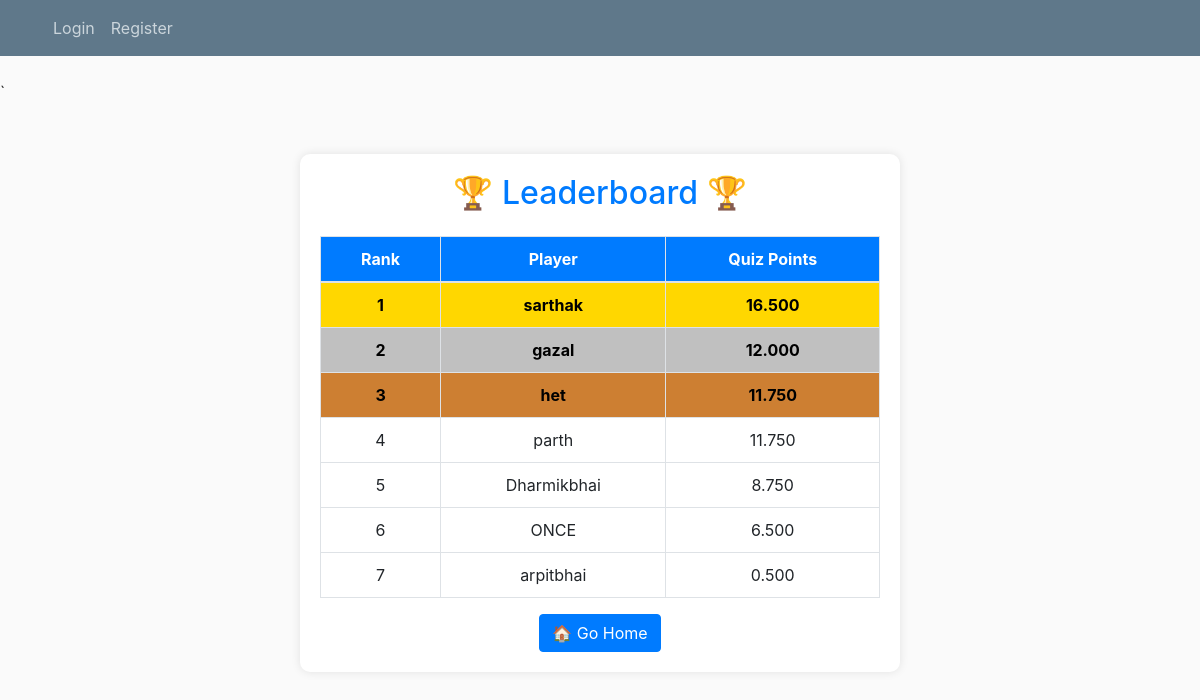
The page /leaderboard/ on the database as committed earlier.
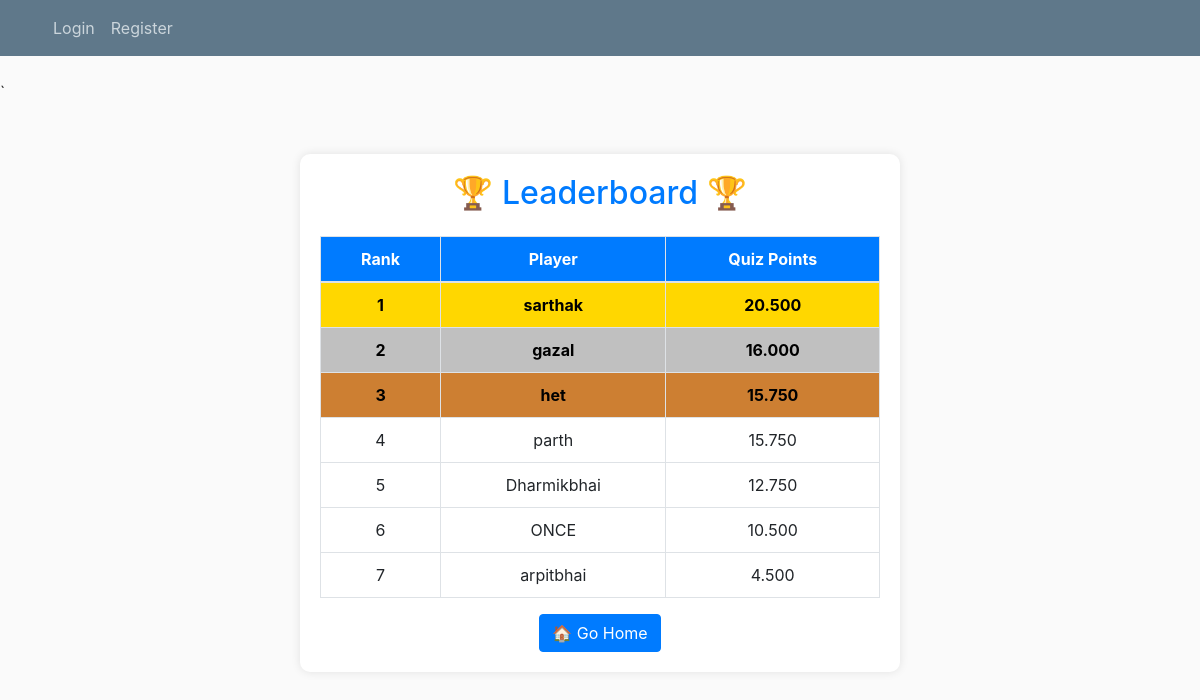
The same page on the database as committed later.
### quiz/models.py (models this page shows)
class Global_Points(models.Model):
    user_id=models.ForeignKey(User,on_delete=models.CASCADE,primary_key=True)
    total_points=models.DecimalField(max_digits=10,decimal_places=3)

### leaderboard/views.py (the view)
# urls.py: path('',global_leaderboard,name='global_leaderboard')
def global_leaderboard(request):
    leaderboard_data = Global_Points.objects.all().order_by('-total_points')
    return render(request, 'leaderboard/leaderboard.html', {'rank_list': leaderboard_data})

### leaderboard/templates/leaderboard/leaderboard.html
{% extends "quiz/base.html" %}
{% block content %}
    <div class="container">
        <div class="leaderboard-container">
            <h2 class="text-center text-primary mb-4">🏆  Leaderboard 🏆</h2>
            {% if rank_list %}
                <table class="table table-bordered text-center">
                    <thead>
                        <tr>
                            <th>Rank</th>
                            <th>Player</th>
                            {% if attempt.best_point %}
                                 <th>Best Points</th>
                            {% else %}
                                 <th> Quiz  Points</th>
                            {% endif %}
                        </tr>
                    </thead>
                    <tbody>
                        {% for attempt in rank_list %}
                        <tr class="{% if forloop.counter == 1 %}rank-1{% elif forloop.counter == 2 %}rank-2{% elif forloop.counter == 3 %}rank-3{% endif %}">
                            <td>{{ forloop.counter }}</td>
                            <td>{{ attempt.user_id.username }}</td>
                           <td> {% if attempt.best_point %}
                                   {{ attempt.best_point }}
                            {% else %}
                                 {{ attempt.total_points }}
                            {% endif %}
                           </td>
                        </tr>
                        {% endfor %}
                    </tbody>
                </table>
            {% else %}
                <p class="text-center text-danger">No attempts found for this quiz.</p>
            {% endif %}
            <div class="text-center mt-3">
                <a href="/" class="btn btn-primary">🏠 Go Home</a>
            </div>
        </div>
    </div>
{% endblock content %}

Rows that differ between the two databases and show on the page:
changed Global_Points "sarthak": total_points "16.500" → "20.500"
changed Global_Points "gazal": total_points "12.000" → "16.000"
changed Global_Points "het": total_points "11.750" → "15.750"
changed Global_Points "parth": total_points "11.750" → "15.750"
changed Global_Points "Dharmikbhai": total_points "8.750" → "12.750"
changed Global_Points "ONCE": total_points "6.500" → "10.500"
changed Global_Points "arpitbhai": total_points "0.500" → "4.500"
